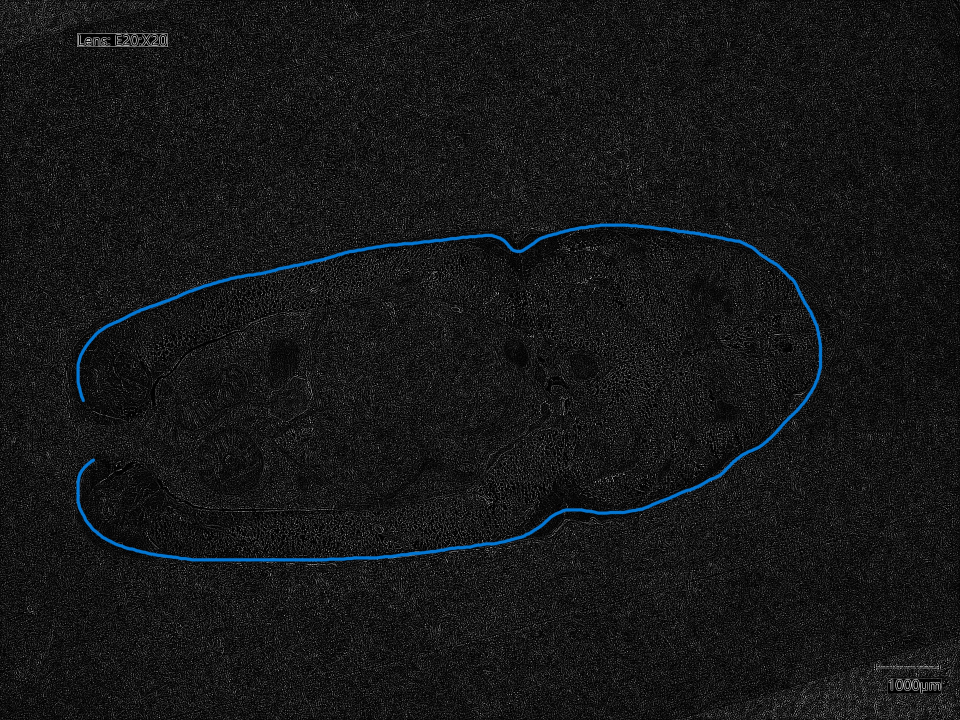
#> input picture dynamic2.jpg, 2880 x 2160 px (shown at 1/3 size)
$ python -i fun.py   (imports and definitions only)
#> lines starting #> are read from the running program, lines starting #| are printed output that depends on the picture; after the words box and inside, x2 and y2 are one past the last pixel; in counts of white or black regions, pixels touching at a corner belong together
#> further down, picture is the input picture: shape (2160, 2880, 3); mean B, G, R 23.8, 23, 22.1
import cv2
from matplotlib import pyplot as plt
import numpy as np

def extract_yellow_area(image, distance=10):
    """
    提取图像中的黄色区域。

    参数：
    - image：输入图像
    - distance：扩展轮廓区域的距离，默认为10

    返回值：
    - result：提取后的图像，只保留了扩展后的黄色区域，其他区域设置为白色
    """
#> called with distance = 10

    # 将图像转换为RGB格式（OpenCV默认使用BGR格式）
    image_rgb = cv2.cvtColor(image, cv2.COLOR_BGR2RGB)

    # 定义黄色的RGB范围
    lower_yellow = np.array([140, 140, 0], dtype="uint8")
    upper_yellow = np.array([255, 255, 180], dtype="uint8")

    # 创建黄色区域的掩膜
    mask_yellow = cv2.inRange(image_rgb, lower_yellow, upper_yellow)
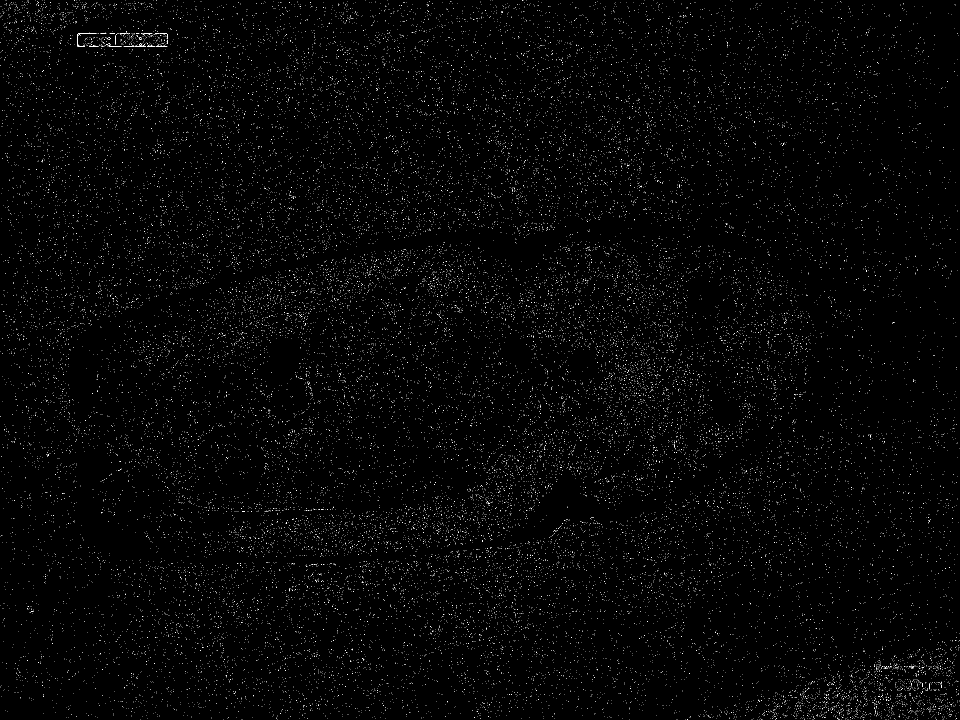
#> mask_yellow: shape (2160, 2880) (shown at 1/3 size); 0.79% white in thin lines or dots

    # 查找黄色区域的轮廓
    contours, _ = cv2.findContours(mask_yellow, cv2.RETR_EXTERNAL, cv2.CHAIN_APPROX_SIMPLE)
#> contours = 32565 contours, 32560 with area under 20; largest, box (x1, y1, x2, y2) and area: (232, 100, 239, 139) 36, (246, 100, 290, 102) 34, (467, 138, 502, 141) 28, (404, 139, 438, 141) 21, (267, 139, 295, 141) 20

    # 创建一个空的轮廓掩膜
    mask_contours = np.zeros_like(mask_yellow)

    # 在掩膜上绘制轮廓
    cv2.drawContours(mask_contours, contours, -1, (255), thickness=cv2.FILLED)
#> mask_contours: shape (2160, 2880); 0.79% white in thin lines or dots

    # 膨胀轮廓区域以包括周围像素
    kernel = np.ones((distance*2+1, distance*2+1), np.uint8)
    mask_dilated = cv2.dilate(mask_contours, kernel, iterations=1)
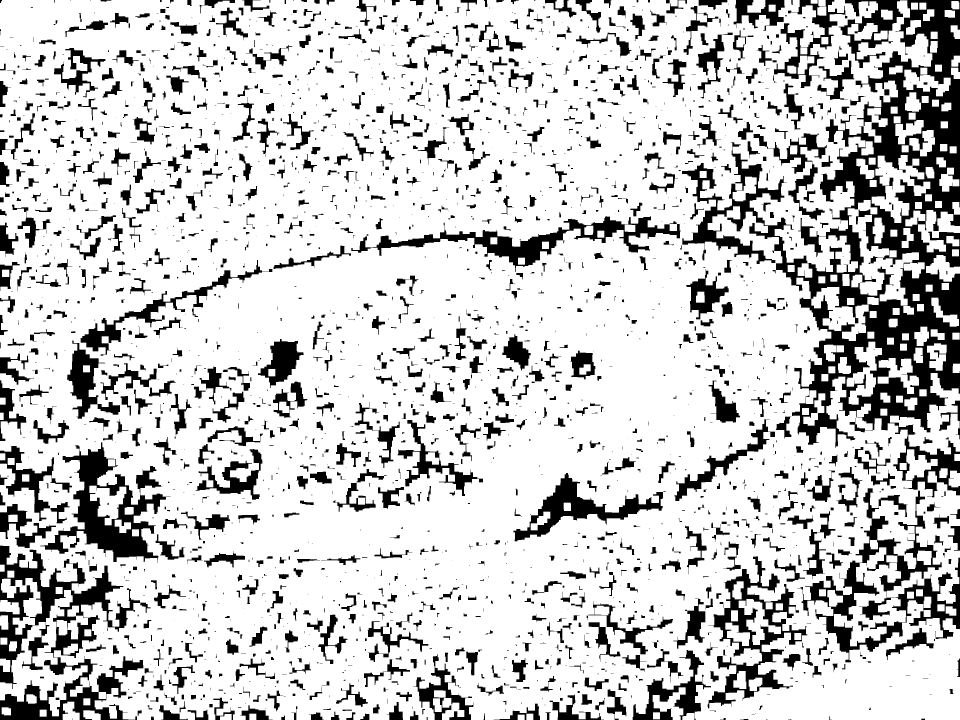
#> mask_dilated: shape (2160, 2880) (shown at 1/3 size); 80.1% white; 2308 black regions (794 under 20 px), largest, box (x1, y1, x2, y2) and area: (2046, 0, 2880, 1492) 314722, (0, 1637, 452, 2160) 78137, (2392, 1465, 2880, 1987) 56148

    # 创建一个结果图像，只保留扩展后的黄色区域
    result = np.zeros_like(image)
    result[mask_dilated == 255] = image[mask_dilated == 255]
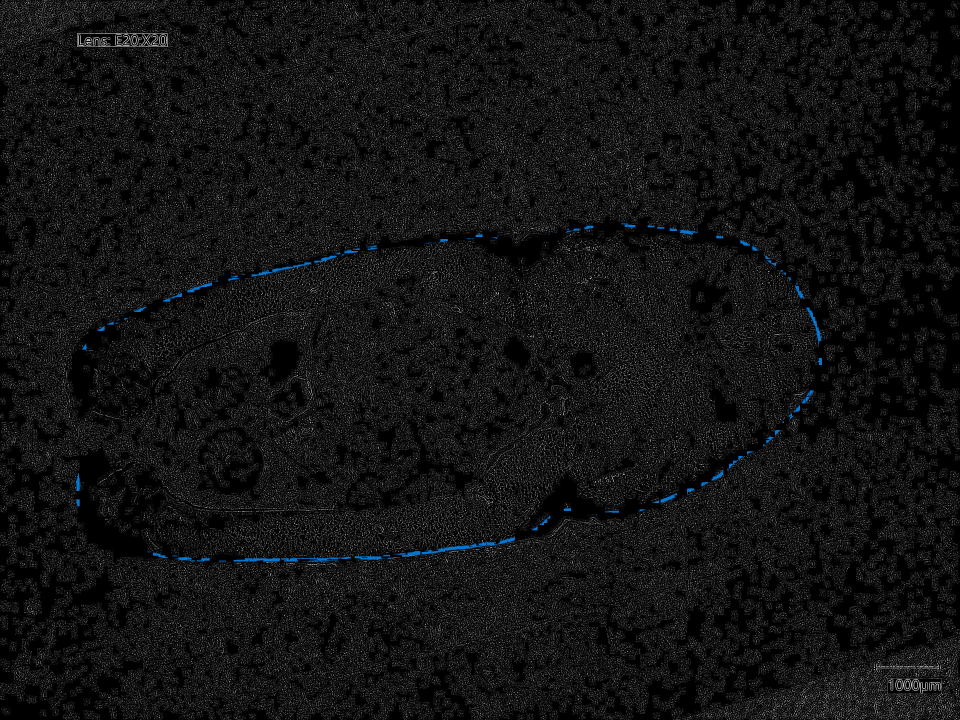
#> result: shape (2160, 2880, 3) (shown at 1/3 size); mean B, G, R 19.2, 18.9, 18.6

    # 将扩展区域之外的区域设置为黑色
    result[mask_dilated != 255] = [255, 255, 255]
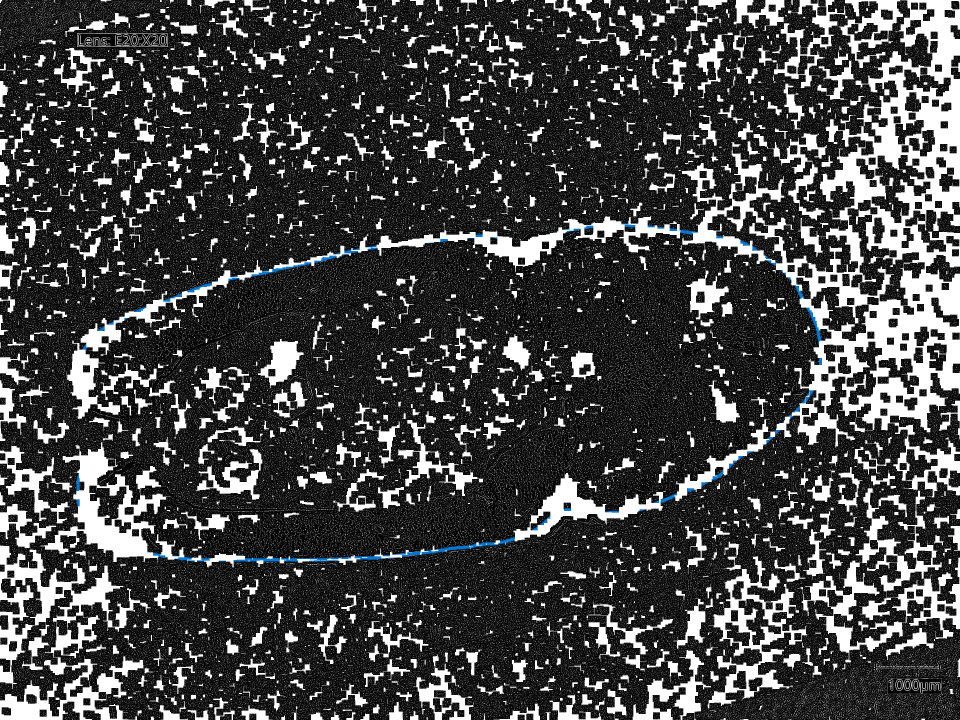
#> result: shape (2160, 2880, 3) (shown at 1/3 size); mean B, G, R 70, 69.7, 69.3

    # 将图像转换回BGR格式
    result = cv2.cvtColor(result, cv2.COLOR_RGB2BGR)

    return result


class LUT_control_points:

    profile1 = [(0, 0), (64, 14), (207, 173), (255, 255)]
    profile2 = [(0, 0), (104, 0), (191, 101), (255, 255)]

>>> import cv2
>>> picture = cv2.imread('dynamic2.jpg')
>>> result = extract_yellow_area(picture)
